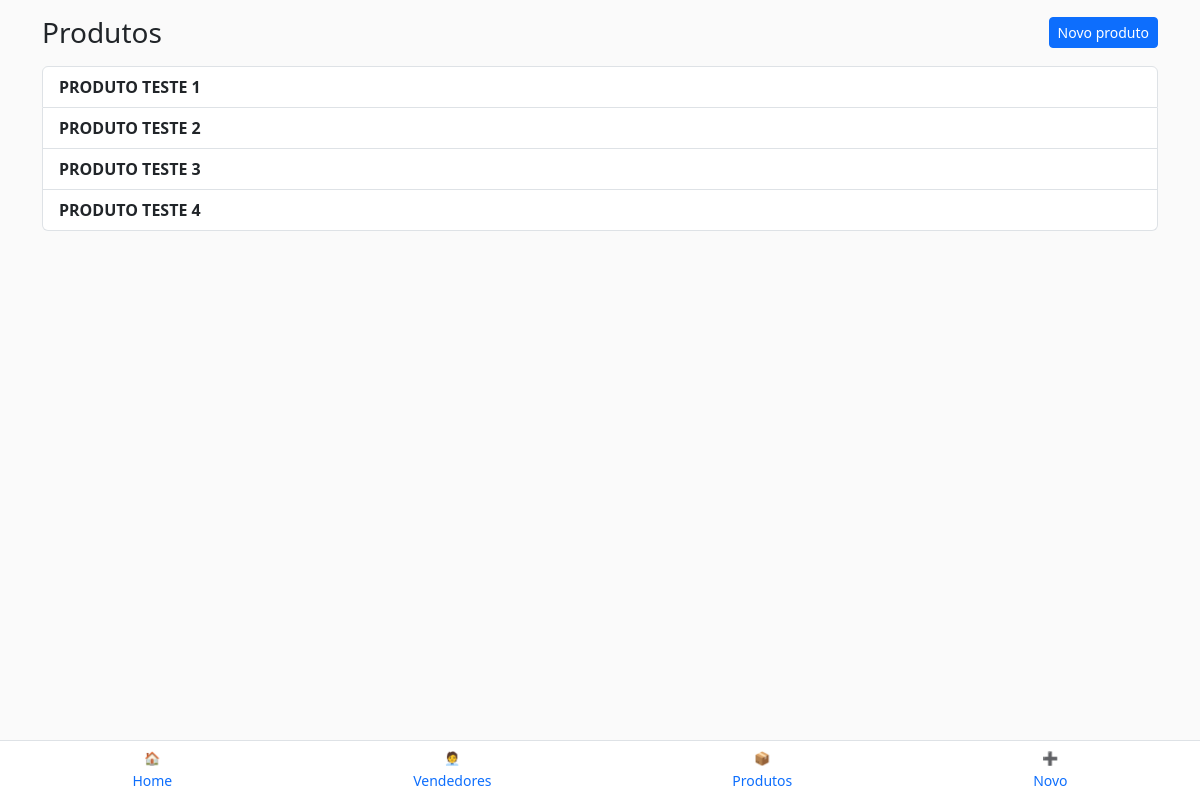
Page /produtos/ (signed in) on the committed database.
### produtos/models.py (models this page shows, shortened)
class Produto(models.Model):
    organization = models.ForeignKey(Organization, on_delete=models.CASCADE, db_index=True)
    name = models.CharField(max_length=120)
    is_active = models.BooleanField(default=True)
    class Meta:
        unique_together = (("organization", "name"),)
        ordering = ("name",)

### produtos/views.py (the view)
# urls.py: path('', views.produtos_list, name='produtos_list'),
@login_required
def produtos_list(request):
    org = request.current_org
    produtos = Produto.objects.filter(organization=org).order_by('name')
    return render(request, 'produtos/produtos_list.html', {
        'produtos': produtos,
    })

### templates/produtos/produtos_list.html (shortened to what this page needs)
{% extends "base.html" %}
{% block content %}
<div class="container my-3">
  <div class="d-flex justify-content-between align-items-center mb-3">
    <h3 class="mb-0">Produtos</h3>
    <a href="{% url 'produto_create' %}" class="btn btn-sm btn-primary">
      Novo produto
    </a>
  </div>
  <div class="list-group">
    {% for p in produtos %}
      <div class="list-group-item d-flex justify-content-between align-items-center">
        <div>
          <strong>{{ p.name }}</strong>
        </div>
      </div>
    {% empty %}
      <p>Nenhum produto cadastrado.</p>
    {% endfor %}
  </div>
</div>
{% endblock %}

### templates/base.html (style rules this page uses)
body { background:#fafafa; }

### rows in the picture
Produto: name "PRODUTO TESTE 1"
Produto: name "PRODUTO TESTE 2"
Produto: name "PRODUTO TESTE 3"
Produto: name "PRODUTO TESTE 4"
